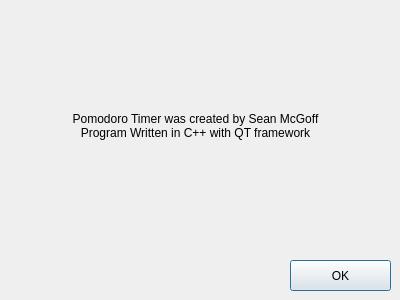
<?xml version="1.0" encoding="UTF-8"?>
<ui version="4.0">
 <class>aboutDialog</class>
 <widget class="QDialog" name="aboutDialog">
  <property name="geometry">
   <rect>
    <x>0</x>
    <y>0</y>
    <width>400</width>
    <height>300</height>
   </rect>
  </property>
  <property name="windowTitle">
   <string>Dialog</string>
  </property>
  <widget class="QPushButton" name="pushButton">
   <property name="geometry">
    <rect>
     <x>290</x>
     <y>260</y>
     <width>101</width>
     <height>31</height>
    </rect>
   </property>
   <property name="text">
    <string>OK</string>
   </property>
  </widget>
  <widget class="QLabel" name="label">
   <property name="geometry">
    <rect>
     <x>0</x>
     <y>-10</y>
     <width>391</width>
     <height>271</height>
    </rect>
   </property>
   <property name="text">
    <string>Pomodoro Timer was created by Sean McGoff 
Program Written in C++ with QT framework</string>
   </property>
   <property name="alignment">
    <set>Qt::AlignCenter</set>
   </property>
  </widget>
 </widget>
 <resources/>
 <connections/>
</ui>
